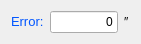
   <widget class="QWidget" name="layoutWidget">
    <property name="geometry">
     <rect>
      <x>10</x>
      <y>50</y>
      <width>141</width>
      <height>29</height>
     </rect>
    </property>
    <layout class="QHBoxLayout" name="horizontalLayout_21">
     <item>
      <widget class="QLabel" name="label_30">
       <property name="text">
        <string>&lt;!DOCTYPE HTML PUBLIC &quot;-//W3C//DTD HTML 4.0//EN&quot; &quot;http://www.w3.org/TR/REC-html40/strict.dtd&quot;&gt;
&lt;html&gt;&lt;head&gt;&lt;meta name=&quot;qrichtext&quot; content=&quot;1&quot; /&gt;&lt;style type=&quot;text/css&quot;&gt;
p, li { white-space: pre-wrap; }
&lt;/style&gt;&lt;/head&gt;&lt;body style=&quot; font-family:'Sans'; font-size:10pt; font-weight:400; font-style:normal;&quot;&gt;
&lt;p style=&quot; margin-top:0px; margin-bottom:0px; margin-left:0px; margin-right:0px; -qt-block-indent:0; text-indent:0px;&quot;&gt;&lt;span style=&quot; font-family:'Sans Serif'; color:#0055ff;&quot;&gt;Error:&lt;/span&gt;&lt;/p&gt;&lt;/body&gt;&lt;/html&gt;</string>
       </property>
      </widget>
     </item>
     <item>
      <widget class="QLineEdit" name="lineEdit_adc2_error">
       <property name="cursor">
        <cursorShape>ArrowCursor</cursorShape>
       </property>
       <property name="text">
        <string>0</string>
       </property>
       <property name="alignment">
        <set>Qt::AlignRight|Qt::AlignTrailing|Qt::AlignVCenter</set>
       </property>
       <property name="readOnly">
        <bool>true</bool>
       </property>
      </widget>
     </item>
     <item>
      <widget class="QLabel" name="label_42">
       <property name="text">
        <string>″</string>
       </property>
      </widget>
     </item>
    </layout>
   </widget>
